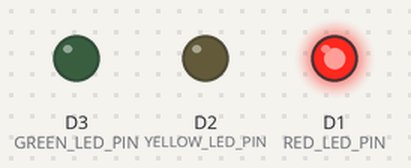
Bench run of a sketch on a simulated ESP8266 (NodeMCU). Parts: output pins drawn as LEDs (lit = HIGH).

Above: at 2.5 s.
At 6.0 s:
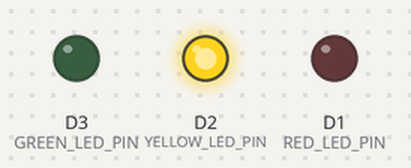
At 9.5 s:
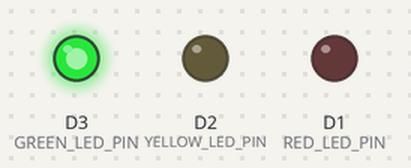
Timing chart, 0 to 15.6 s (numbered marks = the images above):
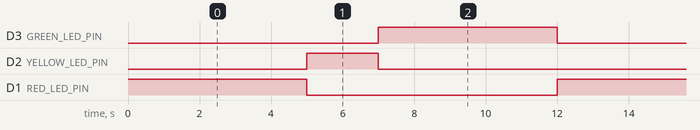

Measured:
- by itself, D3 (GREEN_LED_PIN), D1 (RED_LED_PIN): alternates HIGH for 5.0 s and LOW for 7.0 s
- by itself, D2 (YELLOW_LED_PIN): alternates HIGH for 2.0 s and LOW for 10.0 s
- by itself, everything shown: repeats every 12.0 s, in 3 steps

The sketch:

TrafficLight.ino
```cpp
#define RED_LED_PIN D1    // Pin untuk lampu merah
#define YELLOW_LED_PIN D2 // Pin untuk lampu kuning
#define GREEN_LED_PIN D3  // Pin untuk lampu hijau

void setup() {
  pinMode(RED_LED_PIN, OUTPUT);     // Atur pin lampu merah sebagai output
  pinMode(YELLOW_LED_PIN, OUTPUT);  // Atur pin lampu kuning sebagai output
  pinMode(GREEN_LED_PIN, OUTPUT);   // Atur pin lampu hijau sebagai output
}

void loop() {
  // Lampu merah menyala, sementara yang lain mati
  digitalWrite(RED_LED_PIN, HIGH);
  digitalWrite(YELLOW_LED_PIN, LOW);
  digitalWrite(GREEN_LED_PIN, LOW);
  delay(5000); // Tunda selama 5 detik

  // Lampu kuning menyala, sementara yang lain mati
  digitalWrite(RED_LED_PIN, LOW);
  digitalWrite(YELLOW_LED_PIN, HIGH);
  digitalWrite(GREEN_LED_PIN, LOW);
  delay(2000); // Tunda selama 2 detik

  // Lampu hijau menyala, sementara yang lain mati
  digitalWrite(RED_LED_PIN, LOW);
  digitalWrite(YELLOW_LED_PIN, LOW);
  digitalWrite(GREEN_LED_PIN, HIGH);
  delay(5000); // Tunda selama 5 detik
}
```
